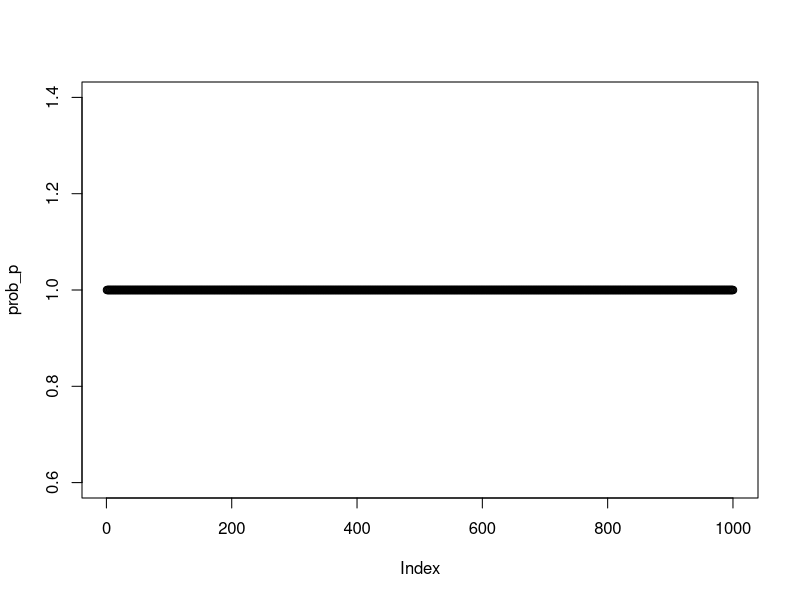
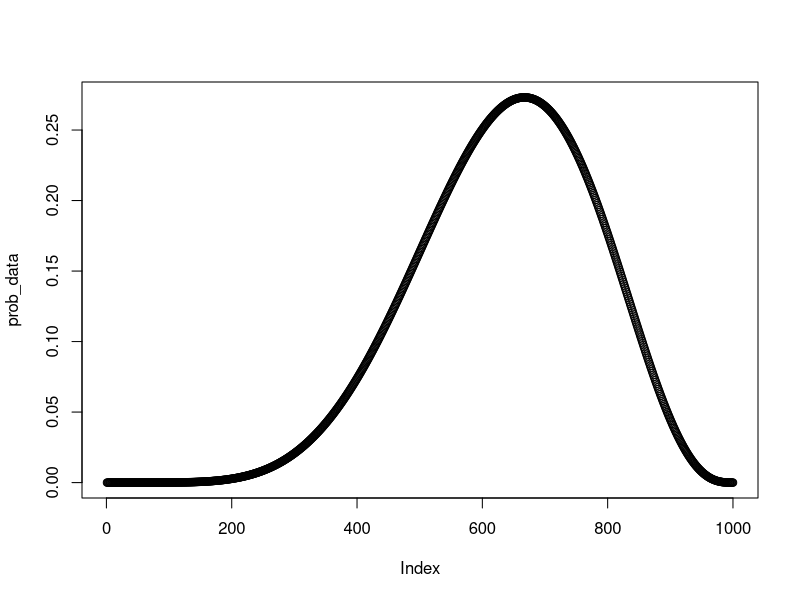
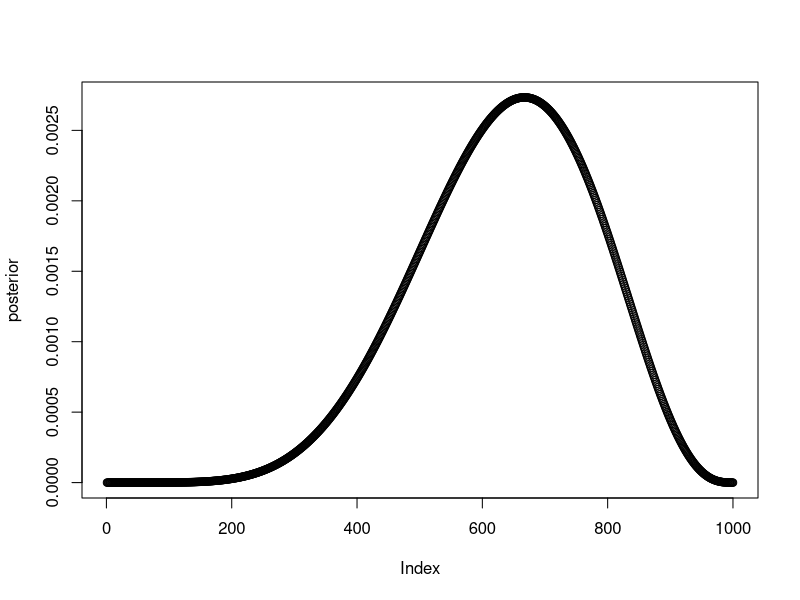
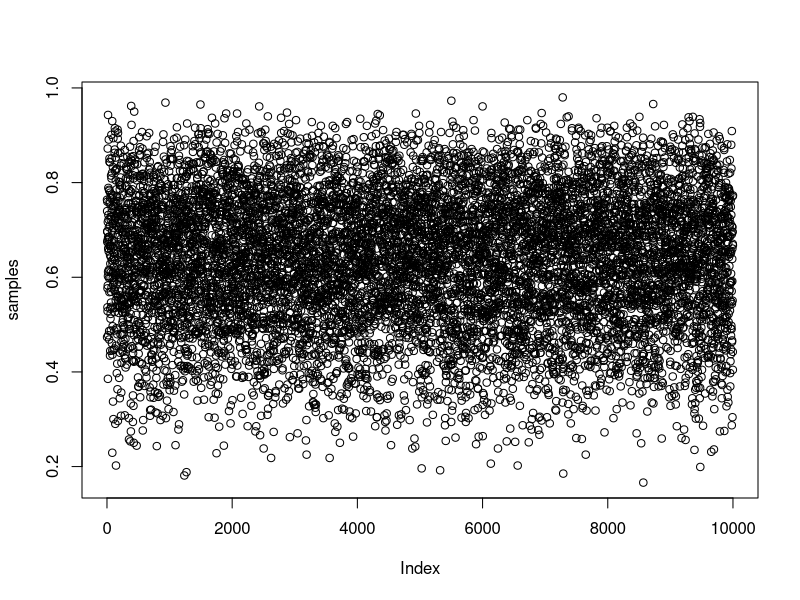
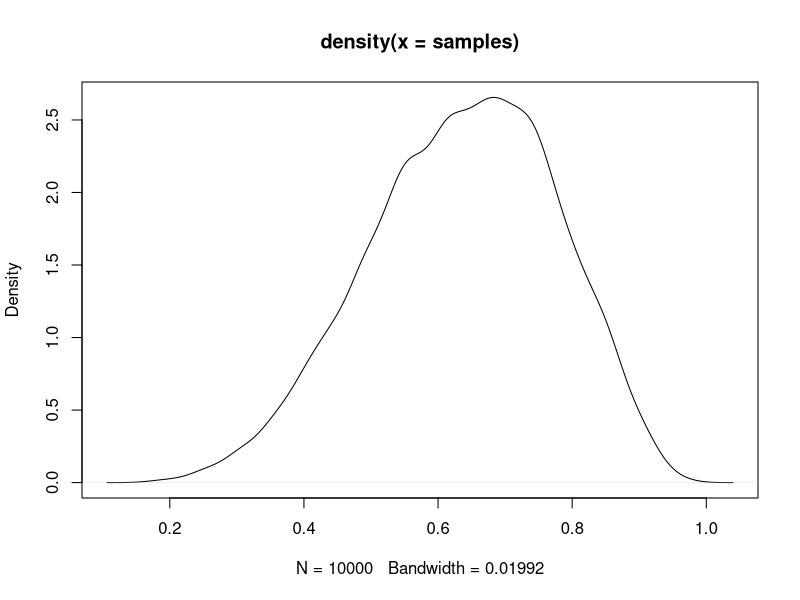
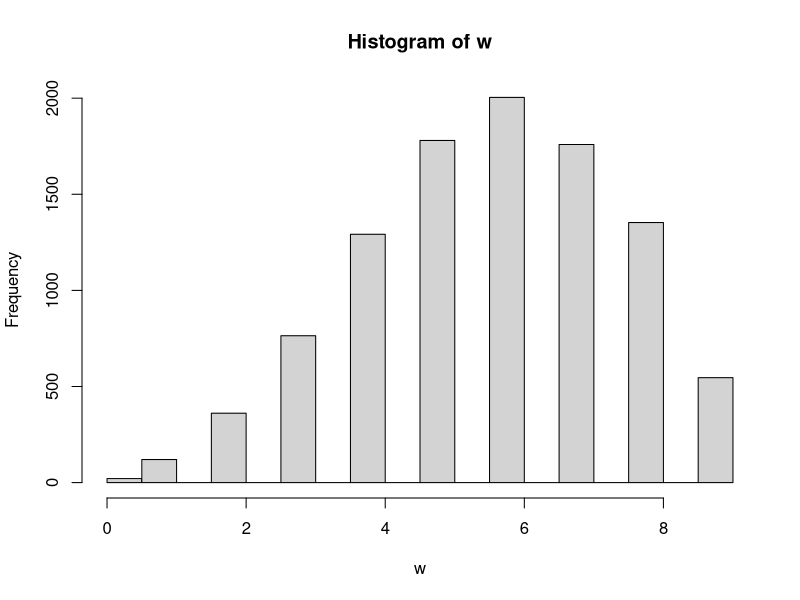

Here is the R script that generated these plots, in order:
## ---- chunk 1
p_grid <- seq(0, 1, len=1000)
prob_p <- rep(1, 1000) # uniform prior
plot(prob_p)
## ---- chunk 2
# Observation: 6 instances of x for n observations
prob_data <- dbinom(6, 9, prob = p_grid)
plot(prob_data)
## ---- chunk 3
posterior <- prob_data * prob_p
posterior <- posterior/sum(posterior)
plot(posterior)
## ---- chunk 4
samples <- sample( p_grid, prob = posterior, size = 1e4, replace = TRUE)
plot(samples)
plot(density(samples))
## ---- chunk 5
w <- rbinom(1e4, size = 9, prob = samples)
hist(w)
